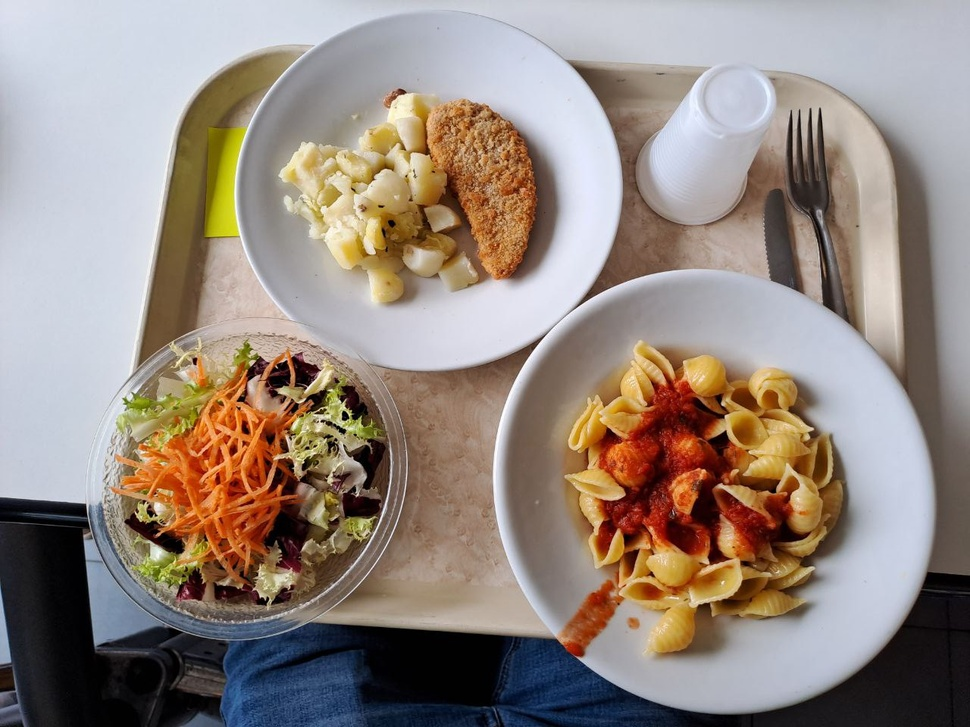
//> input picture data/tray2/food_image.jpg, 970 x 727 px, shrunk from 1280 x 960 before the run
$ ./segmentors   (built with g++ and OpenCV 4)
//> lines starting //> are read from the running program, lines starting //| are printed output that depends on the picture; after the words box and inside, x2 and y2 are one past the last pixel; in counts of white or black regions, pixels touching at a corner belong together
#include <iostream>
#include <opencv2/opencv.hpp>

using namespace std;
using namespace cv;

// Function to perform Hierarchical Clustering-based image segmentation
// [35 lines left out: function performHierarchicalClustering, not called in this run]

// 5-Dimensional Point
class Point5D{
	public:
		float x;			// Spatial value
		float y;			// Spatial value
		float l;			// Lab value
		float a;			// Lab value
		float b;			// Lab value
	public:
		Point5D();													// Constructor
		~Point5D();													// Destructor
		void PointLab();											// Scale the OpenCV Lab color to Lab range
		void PointRGB();											// Sclae the Lab color to OpenCV range that can be used to transform to RGB
		void MSPoint5DAccum(Point5D);								// Accumulate points
		void MSPoint5DCopy(Point5D);								// Copy a point
		float MSPoint5DColorDistance(Point5D);						// Compute color space distance between two points
		float MSPoint5DSpatialDistance(Point5D);					// Compute spatial space distance between two points
		void MSPoint5DScale(float);									// Scale point
		void MSPOint5DSet(float, float, float, float, float);		// Set point value
		void Print();												// Print 5D point
};

class MeanShift{
	public:
		float hs;				// spatial radius
		float hr;				// color radius
		vector<Mat> IMGChannels;
	public:
		MeanShift(float, float);									// Constructor for spatial bandwidth and color bandwidth
		void MSFiltering(Mat&);										// Mean Shift Filtering
		void MSSegmentation(Mat&);									// Mean Shift Segmentation
};


#define MS_MAX_NUM_CONVERGENCE_STEPS	5										// up to 10 steps are for convergence
#define MS_MEAN_SHIFT_TOL_COLOR			0.3										// minimum mean color shift change
#define MS_MEAN_SHIFT_TOL_SPATIAL		0.3										// minimum mean spatial shift change
const int dxdy[][2] = {{-1,-1},{-1,0},{-1,1},{0,-1},{0,1},{1,-1},{1,0},{1,1}};	// Region Growing

// Constructor
// [4 lines left out: function Point5D, not called in this run]

// Destructor
Point5D::~Point5D(){
}

// Scale the OpenCV Lab color to Lab range
// [30 lines left out: functions PointLab, PointRGB, MSPoint5DAccum, MSPoint5DCopy, not called in this run]

// Compute color space distance between two points
float Point5D::MSPoint5DColorDistance(Point5D Pt){
	return sqrt((l - Pt.l) * (l - Pt.l) + (a - Pt.a) * (a - Pt.a) + (b - Pt.b) * (b - Pt.b));
}

// Compute spatial space distance between two points
float Point5D::MSPoint5DSpatialDistance(Point5D Pt){
	return sqrt((x - Pt.x) * (x - Pt.x) + (y - Pt.y) * (y - Pt.y));
}

// Scale point
// [16 lines left out: functions MSPoint5DScale, MSPOint5DSet, not called in this run]

// Print 5D point
void Point5D::Print(){
	cout<<x<<" "<<y<<" "<<l<<" "<<a<<" "<<b<<endl;
}

// Constructor for spatial bandwidth and color bandwidth
// [245 lines left out: functions MeanShift, MSFiltering, MSSegmentation, performMeanShiftClustering, not called in this run]

int main() {
    Mat image = imread("../data/tray2/food_image.jpg");
//> image is the input picture: 727 rows x 970 cols, CV_8UC3; mean B, G, R 127.2, 135.9, 148.9
    if (image.empty()) {
        cout << "Failed to load image." << endl;
        return -1;
    }

	Mat smoothImage;
	// int i = 10;
	GaussianBlur(image, smoothImage, Size(31, 31), 0);
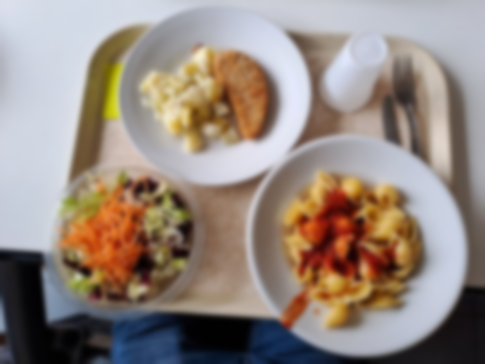
//> smoothImage: 727 rows x 970 cols, CV_8UC3 (shown at 1/2 size); mean B, G, R 127.2, 135.9, 148.9
	// bilateralFilter(image, smoothImage, i, i*2, i/2);
	imshow("SS", smoothImage);
	waitKey(0);

    // Convert the image to grayscale
    Mat grayImage;
    cvtColor(image, grayImage, COLOR_BGR2GRAY);
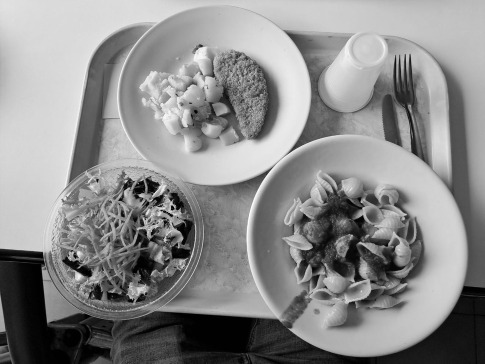
//> grayImage: 727 rows x 970 cols, CV_8UC1 (shown at 1/2 size); min 0, max 255, mean 138.8

    // Apply thresholding to obtain a binary image
    Mat binaryImage;
    threshold(grayImage, binaryImage, 0, 255, THRESH_BINARY_INV | THRESH_OTSU);
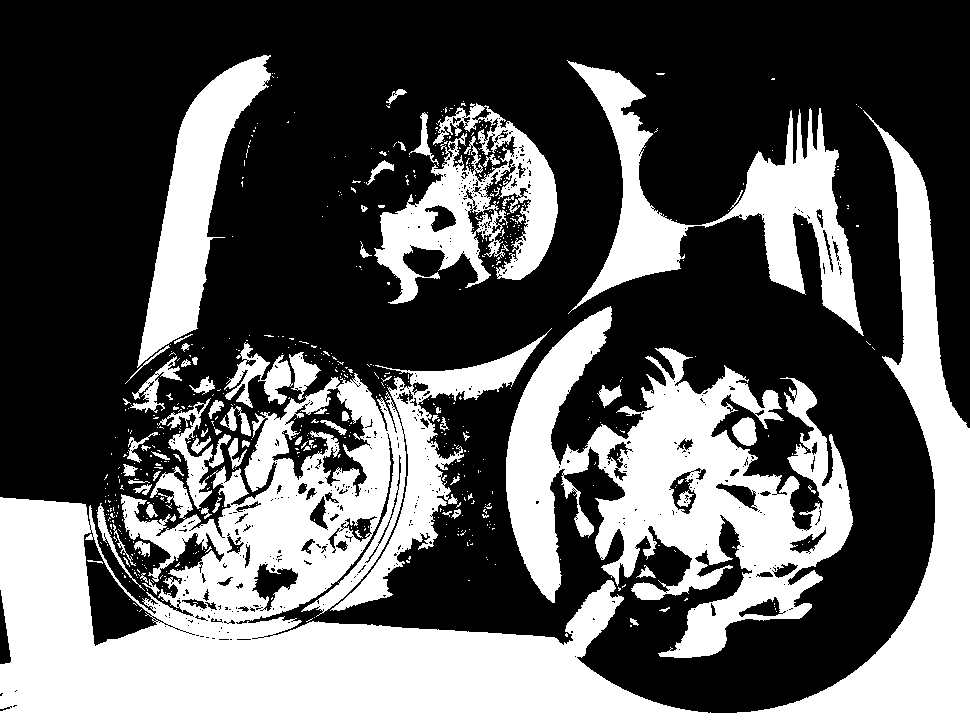
//> binaryImage: 727 rows x 970 cols, CV_8UC1; 37.2% white; 602 white regions (528 under 20 px), largest, box (x1, y1, x2, y2) and area: (0, 110, 970, 727) 149345, (506, 306, 853, 658) 50710, (567, 60, 864, 336) 20667

    // Perform morphological operations to remove noise and close gaps
    Mat kernel = getStructuringElement(MORPH_ELLIPSE, Size(3, 3));
    morphologyEx(binaryImage, binaryImage, MORPH_OPEN, kernel, Point(-1, -1), 2);
    dilate(binaryImage, binaryImage, kernel, Point(-1, -1), 2);
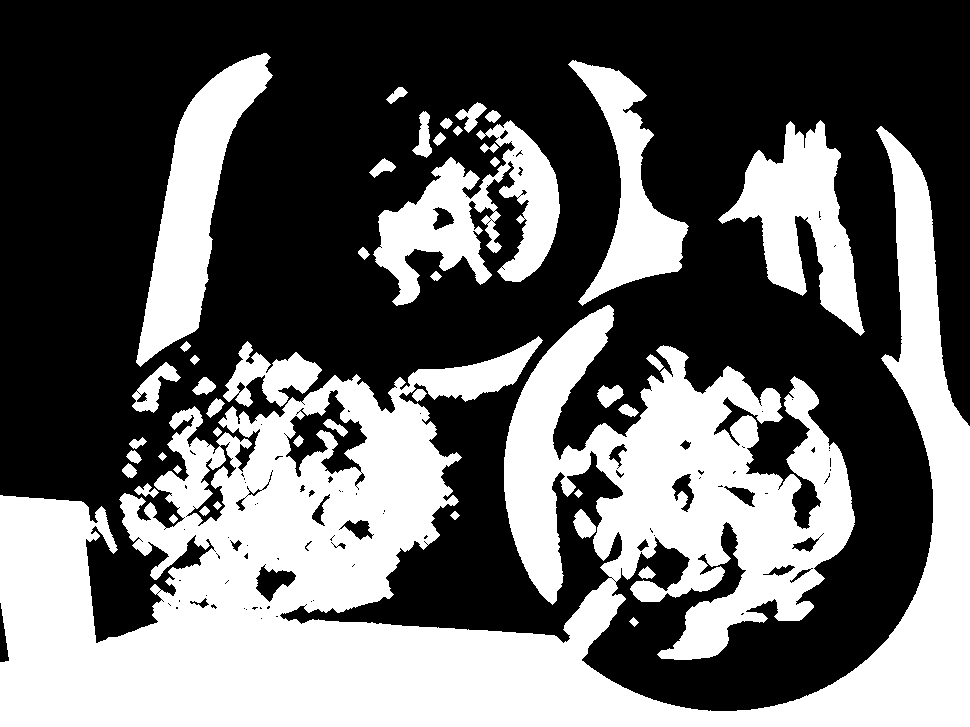
//> binaryImage: 727 rows x 970 cols, CV_8UC1; 40.3% white; 44 white regions, largest, box (x1, y1, x2, y2) and area: (0, 126, 970, 727) 221399, (136, 53, 273, 367) 15658, (373, 120, 560, 306) 14629

    // Perform the watershed algorithm
    Mat markers;
    distanceTransform(binaryImage, markers, DIST_L2, 5);
    normalize(markers, markers, 0, 255, NORM_MINMAX);
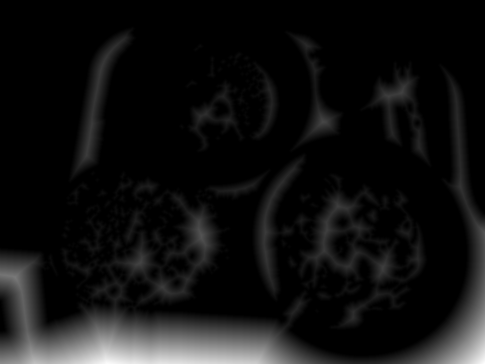
//> markers: 727 rows x 970 cols, CV_32FC1 (shown at 1/2 size); min 0, max 255, mean 17.1
    markers.convertTo(markers, CV_32SC1);  // Convert markers to the required type
//> markers: 727 rows x 970 cols, CV_32SC1

    // Apply the watershed algorithm
    watershed(smoothImage, markers);

    // Generate random colors for visualization
    vector<Vec3b> colors;
    for (int i = 0; i < 3; i++) {
        int b = theRNG().uniform(0, 256);
        int g = theRNG().uniform(0, 256);
        int r = theRNG().uniform(0, 256);
        colors.push_back(Vec3b(b, g, r));
    }
	// cout << markers << endl;
    // Create a colored output image based on the watershed result
    Mat outputImage = Mat::zeros(image.size(), CV_8UC3);
    for (int i = 0; i < markers.rows; i++) {
        for (int j = 0; j < markers.cols; j++) {
            int index = markers.at<int>(i, j);
            if (index > 0 && index <= colors.size())
                outputImage.at<Vec3b>(i, j) = colors[index - 1];
            else
                outputImage.at<Vec3b>(i, j) = Vec3b(0, 0, 0);
        }
    }
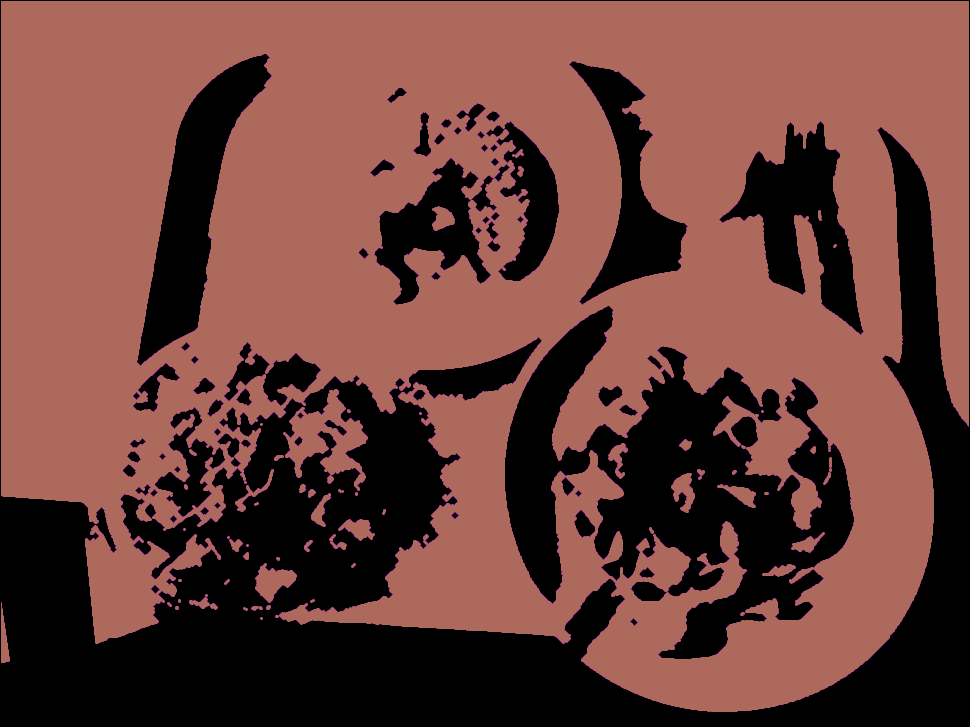
//> outputImage: 727 rows x 970 cols, CV_8UC3; mean B, G, R 58.8, 64.9, 108.5

    // Display the original image and the watershed result
    namedWindow("Original Image", WINDOW_NORMAL);
    namedWindow("Watershed Result", WINDOW_NORMAL);
    imshow("Original Image", image);
    imshow("Watershed Result", outputImage);
    waitKey(0);

    return 0;
}
